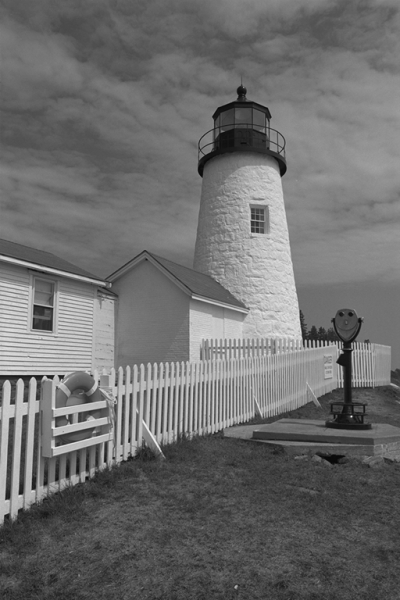
//> input picture tp4/phare.png, 400 x 600 px
$ ./main   (built with g++ and OpenCV 4)
//> lines starting //> are read from the running program, lines starting //| are printed output that depends on the picture; after the words box and inside, x2 and y2 are one past the last pixel; in counts of white or black regions, pixels touching at a corner belong together
/* --------------------------------------------------------------------------
Introduction à OpenCV, projet encadre IVI
-------------------------------------------------------------------------- */

/* --------------------------------------------------------------------------
Inclure les fichiers d'entete
-------------------------------------------------------------------------- */
#include <stdio.h>
#include <iostream>
#include <vector>
#include <string>

#include <cv.h>
#include <highgui.h>


using namespace std;
using namespace cv;

/* --------------------------------------------------------------------------
Fonction d'affichage d'un histogramme monodimensionnel
-------------------------------------------------------------------------- */
void displayHist1D( CvHistogram* hist )
{
    // Taille (en pixels) réservée à la graduation et aux bords
    const uchar GRAD_SIZE = 20;
    // Définition de la couleur des barres (blanc) et du texte (noir)
    const CvScalar BLACK = CV_RGB( 0, 0, 0 );
    const CvScalar WHITE = CV_RGB( 255, 255, 255 );
    // Étiquette de graduation
    char graduation[4];
    // Création d'une fonte pour afficher du texte sur l'image
    CvFont font;
    cvInitFont( &font, CV_FONT_HERSHEY_SIMPLEX, 0.5, 0.5 );

    // Nombre de cellules de l'histogramme
    int h_bins = cvGetDimSize( hist->bins, 0 );
    // Échelle de représentation (largeur d'une cellule, en pixels)
    int scale = 2 * 255 / h_bins;

    // Créer une image (couleur) de visualisation de l'histogramme
    CvSize h_imSize = cvSize( (h_bins+10)*scale + 2*GRAD_SIZE, 255 + GRAD_SIZE );
    IplImage* hist_img = cvCreateImage( h_imSize, IPL_DEPTH_8U, 3 );
    // Initialiser à WHITE l'image d'histogramme
    cvZero( hist_img );
    cvAddS( hist_img, WHITE, hist_img );

    // Déterminer le maximum pour pouvoir normaliser l'histogramme
    float max_value = 0;
    cvGetMinMaxHistValue( hist, 0, &max_value, 0, 0 );

    // Représentation de l'histogramme par des barres rectangulaires (orientées vers le bas)
    for( int h = 0; h < h_bins; h++ )
    {
        float bin_val = cvQueryHistValue_1D( hist, h );
        int intensity = cvRound( bin_val * 255 / max_value );
        CvPoint ptHG = cvPoint( h*scale+GRAD_SIZE, GRAD_SIZE );
        CvPoint ptBD = cvPoint( (h+1)*scale-1+GRAD_SIZE, intensity+GRAD_SIZE );
        cvRectangle( hist_img, ptHG, ptBD, BLACK, CV_FILLED );
    }
    // Retourner l'image autour de l'axe x
    cvFlip( hist_img, NULL );
    // Créer la graduation
    for( int h = 0; h <= h_bins; h++ )
    {
        if ( h % 50 == 0 )
        {
            int x_tick = h*scale+GRAD_SIZE;
            sprintf( graduation, "%d", h*256/h_bins );
            cvLine ( hist_img, cvPoint( x_tick, 258 ), cvPoint ( x_tick, 255 ), BLACK );
            // Écrire le texte centré en déterminant sa taille
            CvSize gradSize;
            int baseline;
            cvGetTextSize( graduation, &font, &gradSize, &baseline );
            CvPoint ptGrad = cvPoint( h*scale-gradSize.width/2+GRAD_SIZE, 270 );
            cvPutText ( hist_img, graduation, ptGrad , &font, BLACK );
        }
    }
    // Afficher la fenêtre d'histogramme
    cvNamedWindow( "Histogram", 1 );
    cvShowImage( "Histogram", hist_img );
    cvSaveImage("hist.png", hist_img);

}

void  afficheHisto()
{

    int sizes[] = { 256 };
    float range0[] = { 0, 255 };
    float* ranges[] = { range0 };

    CvHistogram* hist = cvCreateHist(1, sizes, CV_HIST_ARRAY, ranges, 1);
    IplImage* images[] = { cvLoadImage( "phare.png", CV_LOAD_IMAGE_UNCHANGED ) };
//> images = 1 item

    //cvCalcHist(images, 1, 0, t, hist, 1, sizes, ranges );
    cvCalcHist(images, hist, 0, NULL);
    displayHist1D( hist );
//> after the loop in displayHist1D, `for( int h = 0; h < h_bins; h++ )`:
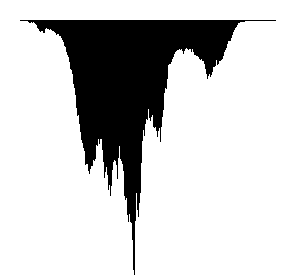
//> hist_img: 275 rows x 306 cols, CV_8UC3; 80.8% white; 1 black region, box (x1, y1, x2, y2) and area: (20, 20, 276, 275) 16115
//> after the loop in displayHist1D, `for( int h = 0; h <= h_bins; h++ )`:
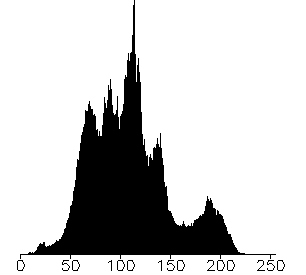
//> hist_img: 275 rows x 306 cols, CV_8UC3; 80.4% white; 16 black regions (2 under 20 px), largest, box (x1, y1, x2, y2) and area: (20, 0, 276, 259) 16139, (17, 260, 25, 271) 28, (72, 260, 80, 271) 28
}

/* --------------------------------------------------------------------------
Programme principal
-------------------------------------------------------------------------- */
int main ()
{

    afficheHisto();
    // [52 lines of commented-out code are left out]
    return (0);
}

/* Q1 -> l'image de destination devient presque totalement blanche
    l'addition place tous les pixel à une valeur supérieur ou egale a 255 */

/* Q2 -> flou moyenneur => réduit le bruit et atténue les details */

/* Q3 -> accentuation du flou car la moyenne est faite sur un plus grand nombre
    de pixel */

/* Q4 -> grosse reduction du bruit */

/* Q5 -> apparition d'un flou */

/* Q6 -> le filtre met en avant les grosse variation de couleur dans l'image
    et donc des contours sur les objets.*/

/*  Q7 -> le filtre ne garde que les contours contrairement au filtre précédent
    qui gardait quelque details */
